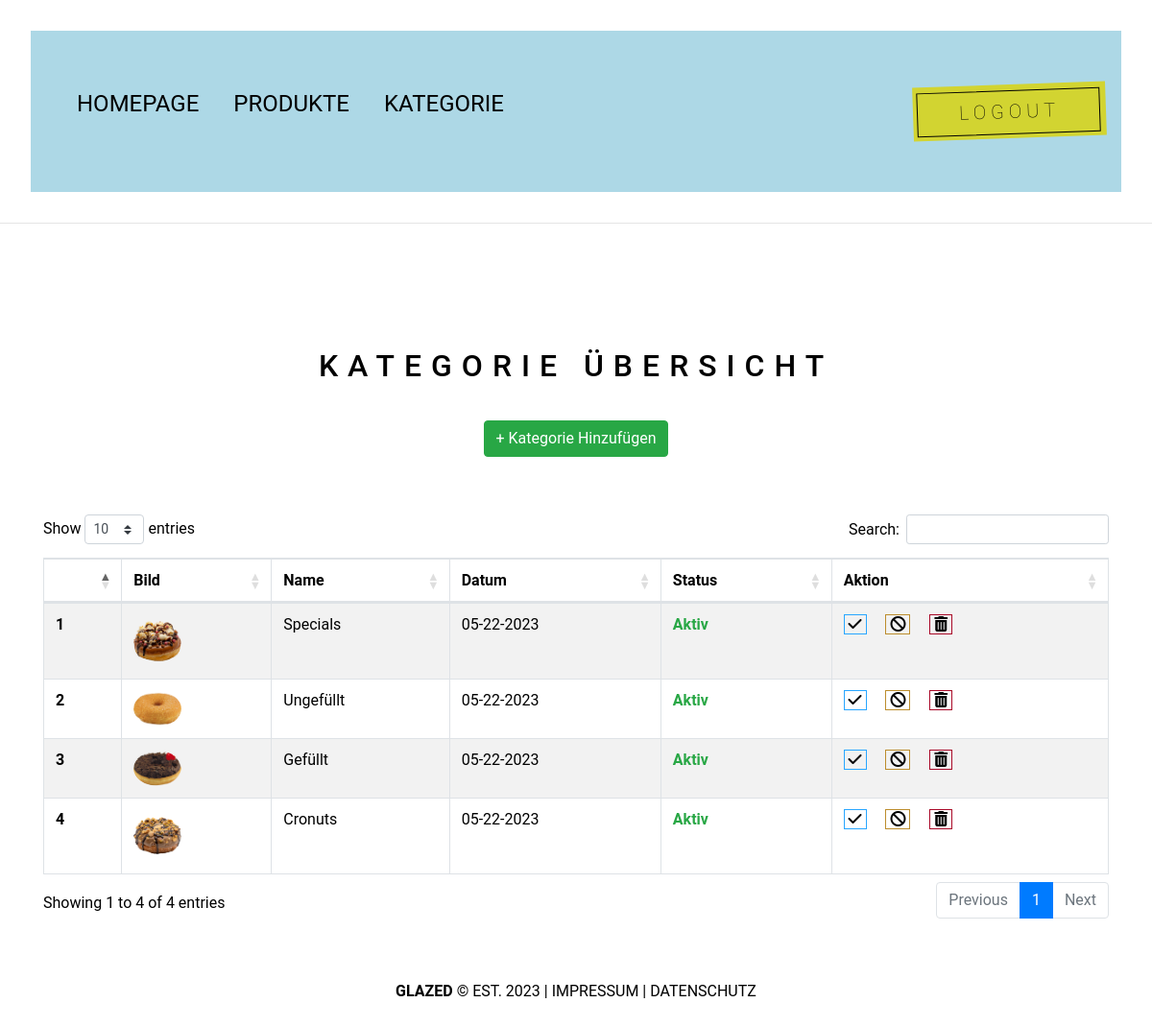
Page /BACKEND/root/admin/pages/view_category.php?status=true (signed in) on the committed database.
### tables this page shows
CREATE TABLE `category` (
  `id` int(11) NOT NULL,
  `name` varchar(225) NOT NULL,
  `img` varchar(225) NOT NULL,
  `date` varchar(2225) NOT NULL,
  `status` varchar(225) NOT NULL
);

### BACKEND/root/admin/pages/view_category.php (the view, shortened to what this page needs)
<?php
include "functions.php";
include "header.php";
?>
<link rel="stylesheet" href="https://cdnjs.cloudflare.com/ajax/libs/twitter-bootstrap/4.5.2/css/bootstrap.css">
<link rel="stylesheet" href="https://cdn.datatables.net/1.13.4/css/dataTables.bootstrap4.min.css">
<h2 style="text-align:center;">KATEGORIE ÜBERSICHT</h2>
<div style="text-align: center; margin-bottom: 60px;">
    <a href="category.php" class="btn btn-success">+ Kategorie Hinzufügen</a>
</div>
<div class="container">
    <div class="row">
        <div class="col-12">
        <table id="example" class="table table-striped table-bordered" style="width:100%">
        <thead>
            <tr>
                <th></th>
                <th>Bild</th>
                <th>Name</th>
                <th>Datum</th>
                <th>Status</th>
                <th>Aktion</th>
            </tr>
        </thead>
        <tbody>
            <?php
                $sn = 1;
                $sql = "SELECT * FROM `category` ORDER BY `id` DESC";
                $result = $db_connect->query($sql);
                if ($result->num_rows > 0) {
                    while($row = $result->fetch_assoc()) {
                        $status = $row['status'];
                        if($status == "1"){
                            $status = "<b class='text-success'>Aktiv</b>";
                        }else{
                            $status = "<b class='text-danger'>Blockiert</b>";
                        }
                        echo '
                        <tr>
                                <th>'.$sn.'</th>
                                <td><img src="../../assets/img/category/'.$row['img'].'" style="width:50px;  border-radius:50%;"></td>
                                <td>'.$row['name'].'</td>
                                <td>'.$row['date'].'</td>
                                <td>'.$status.'</td>
                                <td>
                                    <a href="category_status.php?status=1&id='.$row['id'].'" style="border:solid 1px #28a6ff;">&nbsp;<i class="fa fa-check"></i>&nbsp;</a> &nbsp; &nbsp;
                                    <a href="category_status.php?status=0&id='.$row['id'].'" style="border:solid 1px #bc8d2d; color:#bc8d2d;">&nbsp;<i class="fa fa-ban"></i>&nbsp;</a> &nbsp; &nbsp;
                                    <a href="delete_category.php?id='.$row['id'].'&img='.$row['img'].'" style="border:solid 1px #a90928; color:#a90928;">&nbsp;<i class="fa fa-trash"></i>&nbsp;</a>
                                </td>
                        </tr>
                        ';
                    $sn++;}
                }
            ?>
        </tbody>
    </table>
        </div>
    </div>
</div>
<div class="text-center">
<?php
include "footer.php";
?></div>

### BACKEND/css/admin.css (style rules this page uses)
* { margin: 0; padding: 0; box-sizing: border-box; line-height: normal; font-family: 'roboto'; color: var(--color-dark); }
:root { --color-hotpink: #e43da1ef; --color-white: #fff; --color-button: #d2d431; --color-black: #11101038; --color-dark: #000; }
html, body { width: 100vw; height: 100vh; scroll-behavior: smooth; font-family: 'roboto'; }
h2 { font-size: 3rem; font-weight: lighter; text-align: center; padding: 30px 20px; margin: 20px; letter-spacing: 10px; text-transform: uppercase; font-family: 'roboto'; }
a { text-decoration: none; }

### rows in the picture
category: img (picture), name "Specials", date "05-22-2023", status "Aktiv"
category: img (picture), name "Ungefüllt", date "05-22-2023", status "Aktiv"
category: img (picture), name "Gefüllt", date "05-22-2023", status "Aktiv"
category: img (picture), name "Cronuts", date "05-22-2023", status "Aktiv"
